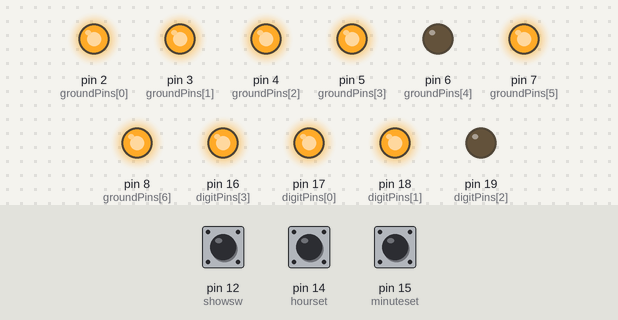
The sketch below on a simulated Arduino Uno, built with avr-gcc and run on an emulated ATmega328P. On the bench: output pins drawn as LEDs (lit = HIGH). The test bench sets the inputs (shaded band); at power-on: pin 14 (hourset) HIGH, pin 15 (minuteset) HIGH, pin 12 (showsw) HIGH.

Above: at 15.96 s.
18.1 s: pin 14 (hourset) pulled LOW for 1.35 s
At 19.54 s:
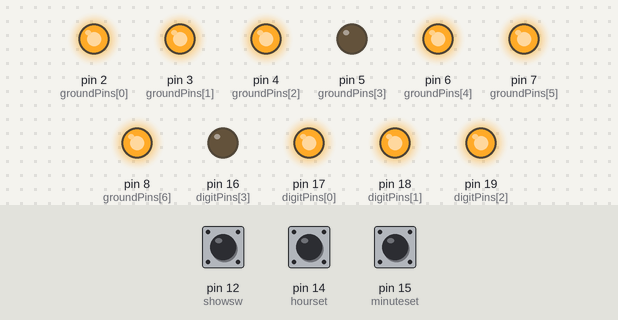
At 20.2 s:
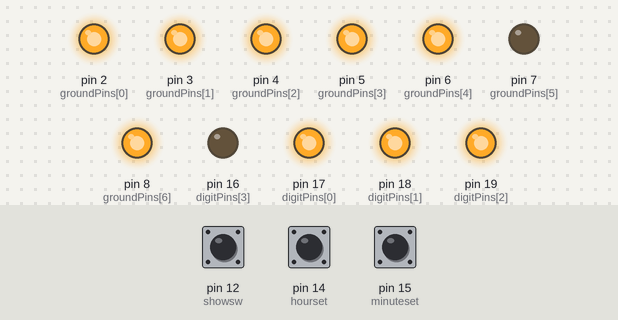
21.6 s: pin 15 (minuteset) pulled LOW for 1.35 s
At 22.85 s:
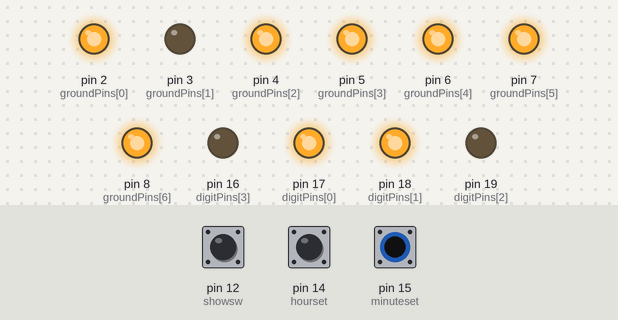
25.1 s: pin 12 (showsw) pulled LOW for 1.35 s
Timing chart, 0 to 50.2 s (numbered marks = the images above; inputs shaded):
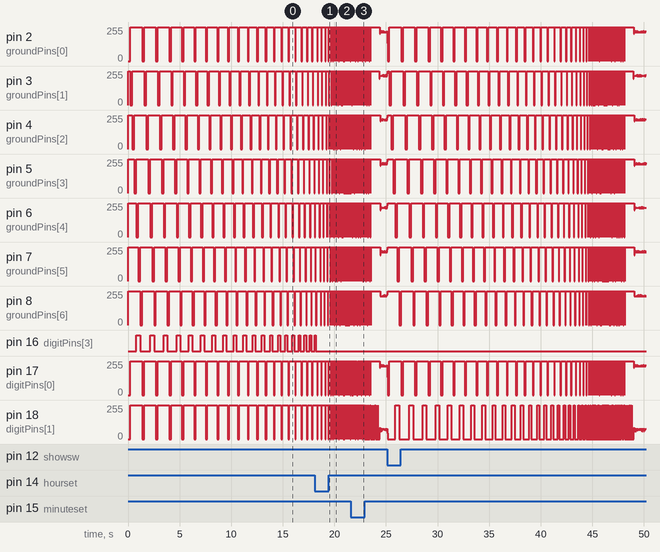

The sketch:

_4_digit_segment_clock___custom_geek.ino
```cpp
// This clock engine is based of of code from nootropicdesign.com - thanks!
// Jeremy Saglimbeni 2011 - thecustomgeek.com
// These are indexes into the groundPins array
#define MIDDLE 0 // G
#define UPPER_L 1 // F
#define LOWER_L 2 // E
#define BOTTOM 3 // D
#define LOWER_R 4 // C
#define UPPER_R 5 // B
#define TOP 6 // A
// pin 13 is the colon between the hours and minutes
int groundPins[7] = {2, 3, 4, 5, 6, 7, 8}; // G, F, E, D, C, B, A
int digitPins[4] = {17, 18, 19, 16}; // positive voltage supply for each of the 4 digits --17 is RIGHT most digit--
int ON = HIGH; // HIGH for CA, LOW for CC
int OFF = LOW; // LOW for CA, HIGH for CC
int number[10][7]; // holds information about which segments are needed for each of the 10 numbers
int digit[4]; // holds values for each of the 4 display digits

int hours = 12;
int minutes = 00;
int elapsedMinutes = 0;
int seconds = 0;
int secon;
int hourset = 14;
int hoursetv = 0;
int minuteset = 15;
int minutesetv = 0;
int showsw = 12;
int showswv = 0;
unsigned long prevtime;
int showtime = 16380;
int delaytime = 200;
void setup()
{
  digitalWrite(13, HIGH);
  pinMode(hourset, INPUT);
  pinMode(minuteset, INPUT);
  pinMode(showsw, INPUT);
  digitalWrite(hourset, HIGH);
  digitalWrite(minuteset, HIGH);
  digitalWrite(showsw, HIGH);
  initNumber();
  for(int i=0; i < 7; i++) {
    pinMode(groundPins[i], OUTPUT);
    digitalWrite(groundPins[i], HIGH); // HIGH for CA, LOW for CC
  }
  for(int i=0; i < 4; i++) {
    pinMode(digitPins[i], OUTPUT);
    digitalWrite(digitPins[i], LOW); // LOW for CA, HIGH for CC
  }
}

void loop() {
  int n = 0;
  unsigned long time = millis() - (elapsedMinutes * 60000);
  seconds = (time / 1000);
  if (seconds > 60) {
    seconds = 0;
    minutes++;
    elapsedMinutes++;
    if (minutes >= 60) {
      minutes = 0;
      hours++;
      if (hours > 12) {
        hours = 1;
      }
    }
  }
  n = (hours * 100) + minutes;
  setDigit(n);

  for(int g=0; g < 7; g++) {
    digitalWrite(groundPins[g], LOW); // LOW for CA, HIGH for CC
    for(int i=0; i < 4; i++) {
      if (digit[i] < 0) {
        continue;
      }
      digitalWrite(digitPins[i], number[digit[i]][g]);
    }
    getDelay(); // delay multiplexing function
    digitalWrite(groundPins[g], HIGH); // HIGH for CA, LOW for CC
  }
  if (time - prevtime > 500) { // toggle a second flag to blink the colon
    prevtime = time;
    if (secon == 1) {
      secon = 0;
      return;
    }
    if (secon == 0) {
      secon = 1;
      return;
    }
  }
if (secon == 1) {
  digitalWrite(13, HIGH);
}
if (secon == 0) {
  digitalWrite(13, LOW);
}
hoursetv = digitalRead(hourset); // hour set button
if (hoursetv == LOW) {
hours++;
delay(40);
if (hours > 12) {
  hours = 1;
}
}
minutesetv = digitalRead(minuteset); // minute set button
if (minutesetv == LOW) {
minutes++;
delay(40);
if (minutes > 59) {
  minutes = 0;
}
}
showswv = digitalRead(showsw); // button to slow the multiplexing down
if (showswv == LOW) {
showtime = 16380;
delaytime = 200;
}
}

void setDigit(int n) {
  n = n % 2000;
  digit[0] = n % 10;
  digit[1] = (n / 10) % 10;
  if ((digit[1] == 0) && (n < 10)) {
    digit[1] = -1;
  }
  digit[2] = (n / 100) % 10;
  if ((digit[2] == 0) && (n < 100)) {
    digit[2] = -1;
  }
  digit[3] = (n / 1000) % 10;
  if (digit[3] == 0) {
    digit[3] = -1;
  }
}

void getDelay() { //stutter the multiplexing refresh
  if (delaytime >= 7) {
  delay(delaytime);
  delaytime -= 1;
}
  if (delaytime < 7) {
  delayMicroseconds(showtime);
  showtime -= 35;
  if (showtime <= 1501) {
  showtime = 1500;
  }
  }
}

void initNumber() {
  number[0][MIDDLE]  = OFF;
  number[0][UPPER_L] = ON;
  number[0][LOWER_L] = ON;
  number[0][BOTTOM]  = ON;
  number[0][LOWER_R] = ON;
  number[0][UPPER_R] = ON;
  number[0][TOP]     = ON;

  number[1][MIDDLE]  = OFF;
  number[1][UPPER_L] = OFF;
  number[1][LOWER_L] = OFF;
  number[1][BOTTOM]  = OFF;
  number[1][LOWER_R] = ON;
  number[1][UPPER_R] = ON;
  number[1][TOP]     = OFF;

  number[2][MIDDLE]  = ON;
  number[2][UPPER_L] = OFF;
  number[2][LOWER_L] = ON;
  number[2][BOTTOM]  = ON;
  number[2][LOWER_R] = OFF;
  number[2][UPPER_R] = ON;
  number[2][TOP]     = ON;

  number[3][MIDDLE]  = ON;
  number[3][UPPER_L] = OFF;
  number[3][LOWER_L] = OFF;
  number[3][BOTTOM]  = ON;
  number[3][LOWER_R] = ON;
  number[3][UPPER_R] = ON;
  number[3][TOP]     = ON;

  number[4][MIDDLE]  = ON;
  number[4][UPPER_L] = ON;
  number[4][LOWER_L] = OFF;
  number[4][BOTTOM]  = OFF;
  number[4][LOWER_R] = ON;
  number[4][UPPER_R] = ON;
  number[4][TOP]     = OFF;

  number[5][MIDDLE]  = ON;
  number[5][UPPER_L] = ON;
  number[5][LOWER_L] = OFF;
  number[5][BOTTOM]  = ON;
  number[5][LOWER_R] = ON;
  number[5][UPPER_R] = OFF;
  number[5][TOP]     = ON;

  number[6][MIDDLE]  = ON;
  number[6][UPPER_L] = ON;
  number[6][LOWER_L] = ON;
  number[6][BOTTOM]  = ON;
  number[6][LOWER_R] = ON;
  number[6][UPPER_R] = OFF;
  number[6][TOP]     = ON;

  number[7][MIDDLE]  = OFF;
  number[7][UPPER_L] = OFF;
  number[7][LOWER_L] = OFF;
  number[7][BOTTOM]  = OFF;
  number[7][LOWER_R] = ON;
  number[7][UPPER_R] = ON;
  number[7][TOP]     = ON;

  number[8][MIDDLE]  = ON;
  number[8][UPPER_L] = ON;
  number[8][LOWER_L] = ON;
  number[8][BOTTOM]  = ON;
  number[8][LOWER_R] = ON;
  number[8][UPPER_R] = ON;
  number[8][TOP]     = ON;

  number[9][MIDDLE]  = ON;
  number[9][UPPER_L] = ON;
  number[9][LOWER_L] = OFF;
  number[9][BOTTOM]  = ON;
  number[9][LOWER_R] = ON;
  number[9][UPPER_R] = ON;
  number[9][TOP]     = ON;
}
```

Measured:
- after the input at 18.1 s, pin 16 (digitPins[3]): goes on until 18.2 s, then stays LOW
- by itself, pin 16 (digitPins[3]): repeats every 1.3 s: LOW 0.96 s, HIGH 0.38 s
